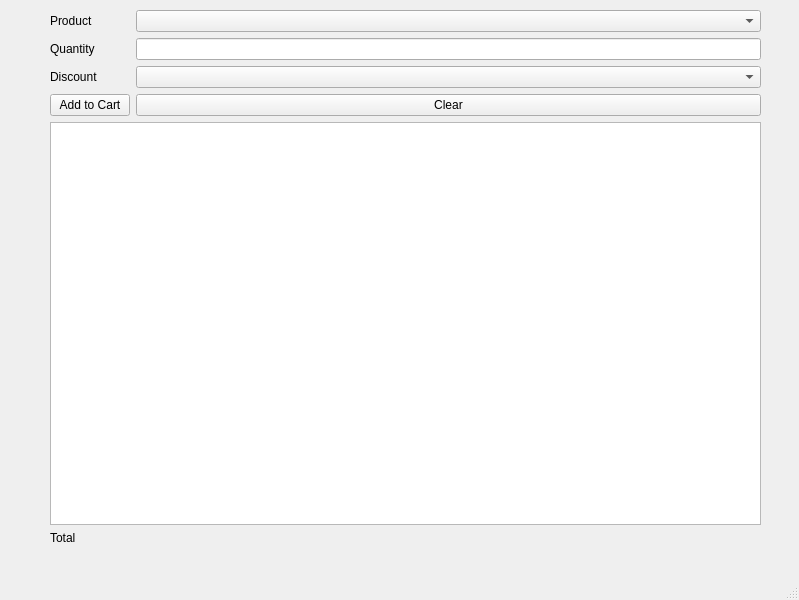
<?xml version="1.0" encoding="UTF-8"?>
<ui version="4.0">
 <class>MainWindow</class>
 <widget class="QMainWindow" name="MainWindow">
  <property name="geometry">
   <rect>
    <x>0</x>
    <y>0</y>
    <width>799</width>
    <height>600</height>
   </rect>
  </property>
  <property name="windowTitle">
   <string>MainWindow</string>
  </property>
  <widget class="QWidget" name="centralwidget">
   <widget class="QWidget" name="formLayoutWidget">
    <property name="geometry">
     <rect>
      <x>50</x>
      <y>10</y>
      <width>711</width>
      <height>541</height>
     </rect>
    </property>
    <layout class="QFormLayout" name="formLayout">
     <item row="0" column="0">
      <widget class="QLabel" name="productLabel">
       <property name="styleSheet">
        <string notr="true">font: 8pt &quot;Poppins&quot;;</string>
       </property>
       <property name="text">
        <string>Product</string>
       </property>
      </widget>
     </item>
     <item row="0" column="1">
      <widget class="QComboBox" name="comboBox">
       <item>
        <property name="text">
         <string/>
        </property>
       </item>
       <item>
        <property name="text">
         <string>Minyak Kita 750 ml</string>
        </property>
       </item>
       <item>
        <property name="text">
         <string>Beras Bulog 5 kg</string>
        </property>
       </item>
       <item>
        <property name="text">
         <string>Kecap Wakanda</string>
        </property>
       </item>
       <item>
        <property name="text">
         <string>Gula Hytam 1 kg</string>
        </property>
       </item>
      </widget>
     </item>
     <item row="1" column="0">
      <widget class="QLabel" name="quantityLabel">
       <property name="styleSheet">
        <string notr="true">font: 8pt &quot;Poppins&quot;;</string>
       </property>
       <property name="text">
        <string>Quantity</string>
       </property>
      </widget>
     </item>
     <item row="1" column="1">
      <widget class="QLineEdit" name="quantityLineEdit">
       <property name="styleSheet">
        <string notr="true">font: 8pt &quot;Poppins&quot;;</string>
       </property>
      </widget>
     </item>
     <item row="2" column="0">
      <widget class="QLabel" name="discountLabel">
       <property name="styleSheet">
        <string notr="true">font: 8pt &quot;Poppins&quot;;</string>
       </property>
       <property name="text">
        <string>Discount</string>
       </property>
      </widget>
     </item>
     <item row="2" column="1">
      <widget class="QComboBox" name="comboBox_2">
       <item>
        <property name="text">
         <string/>
        </property>
       </item>
       <item>
        <property name="text">
         <string>5%</string>
        </property>
       </item>
       <item>
        <property name="text">
         <string>10%</string>
        </property>
       </item>
       <item>
        <property name="text">
         <string>15%</string>
        </property>
       </item>
      </widget>
     </item>
     <item row="3" column="0">
      <widget class="QPushButton" name="pushButton">
       <property name="styleSheet">
        <string notr="true">font: 8pt &quot;Poppins&quot;;</string>
       </property>
       <property name="text">
        <string>Add to Cart</string>
       </property>
      </widget>
     </item>
     <item row="3" column="1">
      <widget class="QPushButton" name="pushButton_2">
       <property name="styleSheet">
        <string notr="true">font: 8pt &quot;Poppins&quot;;</string>
       </property>
       <property name="text">
        <string>Clear</string>
       </property>
      </widget>
     </item>
     <item row="4" column="0" colspan="2">
      <widget class="QListView" name="listView">
       <property name="styleSheet">
        <string notr="true">font: 8pt &quot;Poppins&quot;;</string>
       </property>
      </widget>
     </item>
     <item row="7" column="1">
      <widget class="QFrame" name="frame">
       <property name="frameShape">
        <enum>QFrame::StyledPanel</enum>
       </property>
       <property name="frameShadow">
        <enum>QFrame::Raised</enum>
       </property>
      </widget>
     </item>
     <item row="5" column="0">
      <widget class="QLabel" name="productLabel_2">
       <property name="styleSheet">
        <string notr="true">font: 8pt &quot;Poppins&quot;;</string>
       </property>
       <property name="text">
        <string>Total </string>
       </property>
      </widget>
     </item>
    </layout>
   </widget>
  </widget>
  <widget class="QMenuBar" name="menubar">
   <property name="geometry">
    <rect>
     <x>0</x>
     <y>0</y>
     <width>799</width>
     <height>26</height>
    </rect>
   </property>
  </widget>
  <widget class="QStatusBar" name="statusbar"/>
 </widget>
 <resources/>
 <connections/>
</ui>
